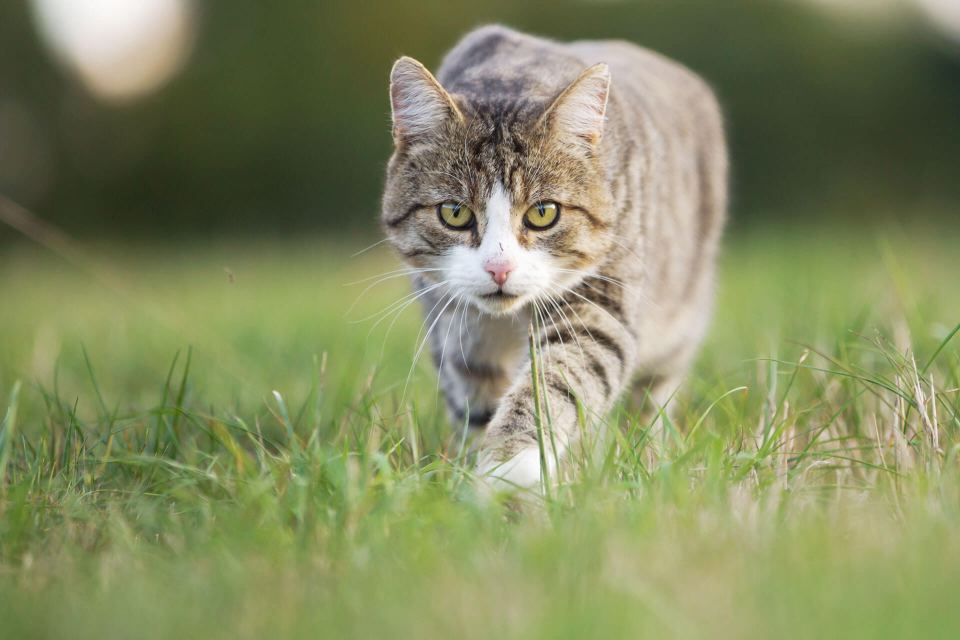
#> input picture L2/intro_numpy/data/cat.jpg, 1920 x 1280 px (shown at 1/2 size)
$ jupyter execute 08_esempio_SVD_troncata_di_un_immagine.ipynb
#> lines starting #> are read from the running program, lines starting #| are printed output that depends on the picture
[cell 1]
import numpy as np
import matplotlib.pyplot as plt
import PIL.Image as Image

[cell 2]
im = Image.open("./data/cat.jpg")
#> im is the input picture: PIL image 1920x1280 RGB; mean R, G, B 131.4, 137.9, 96.5
im = im.convert("L")
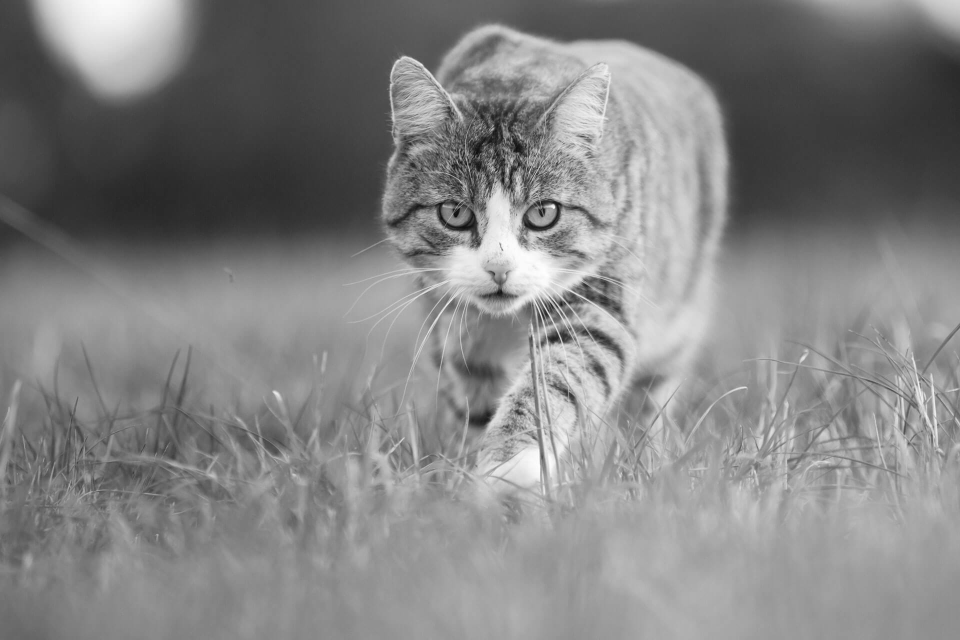
#> im: PIL image 1920x1280 L (shown at 1/2 size); min 1, max 255, mean 131.2

#im.save("prova.png","L")
X = np.reshape(np.matrix(im.getdata()), (im.size[1],im.size[0]))
print("X.shape =", X.shape)
#| X.shape = (1280, 1920)
plt.figure(1); plt.imshow(X,'gray')

[cell 3]
[U,S,V]=np.linalg.svd(X,full_matrices=0)
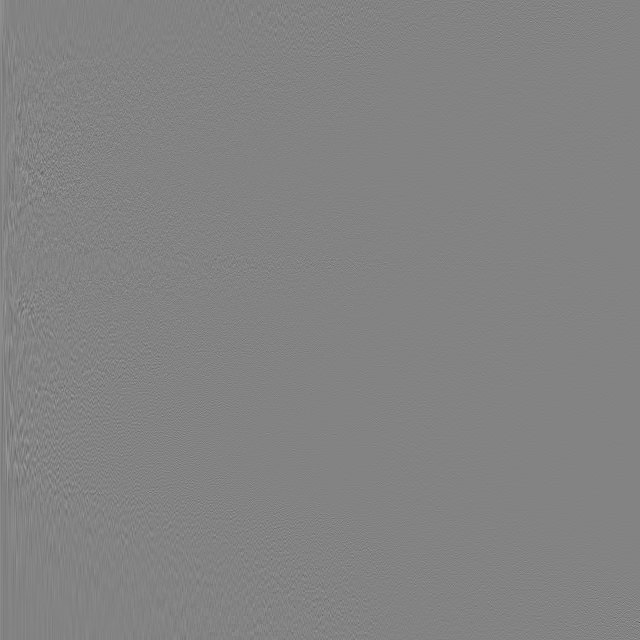
#> U: shape (1280, 1280) float64 (shown at 1/2 size); min -0.435, max 0.411, mean 2.42e-05; drawn with min black and max white
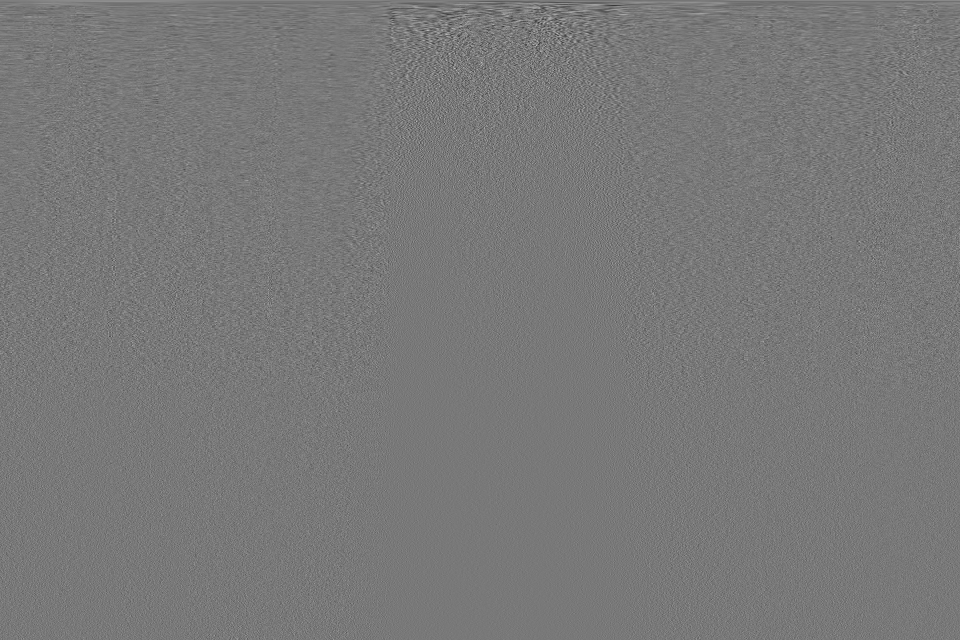
#> V: shape (1280, 1920) float64 (shown at 1/2 size); min -0.176, max 0.195, mean 1.87e-05; drawn with min black and max white
#> S = 1280 values, max 211571.8 at index 0, min 1.61 at index 1279, mean 470.6
S = np.diag(S)
i = 0
for k in [700, 200, 50, 30, 10]:
  i = i+1
  m = U.shape[0]; n = V.shape[1]
  plt.figure(i); plt.imshow(U[:,0:k]*S[0:k,0:k]*V[0:k,:],'gray')
  plt.title('fattore di compressione = 1 : ' + str(float(m*n)/float(m*k+k+k*n)))
  print('fattore di compressione = 1 : ', float(m*n)/float(m*k+k+k*n))
#> after the loop, i = 5
#endfor
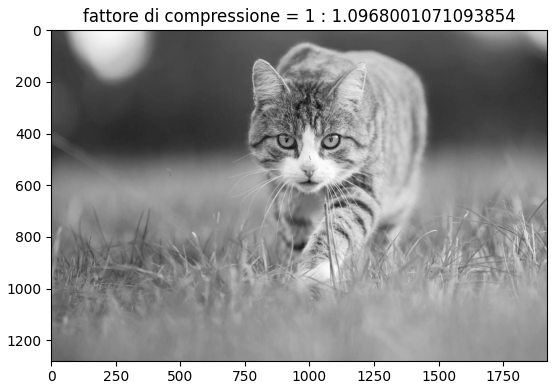
#> figure drawn by matplotlib, 1 panel
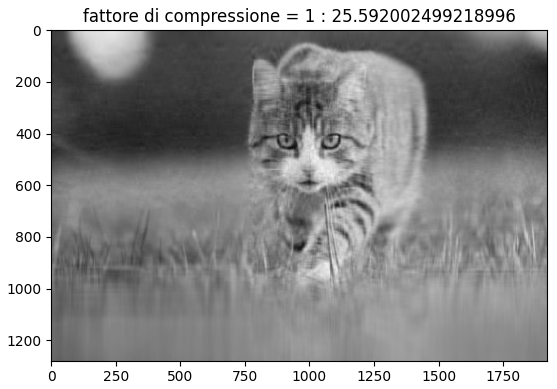
#> figure drawn by matplotlib, 1 panel
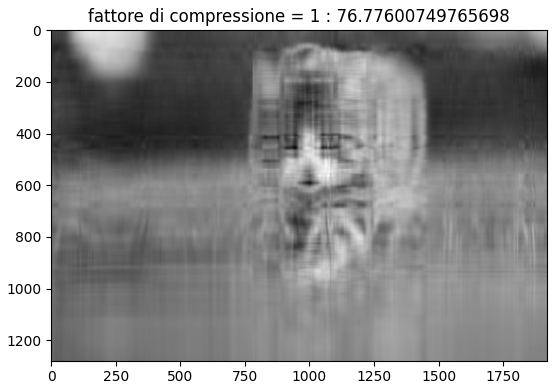
#> figure drawn by matplotlib, 1 panel

$ run again, with L2/intro_numpy/data/natalie_portman.jpg copied over L2/intro_numpy/data/cat.jpg
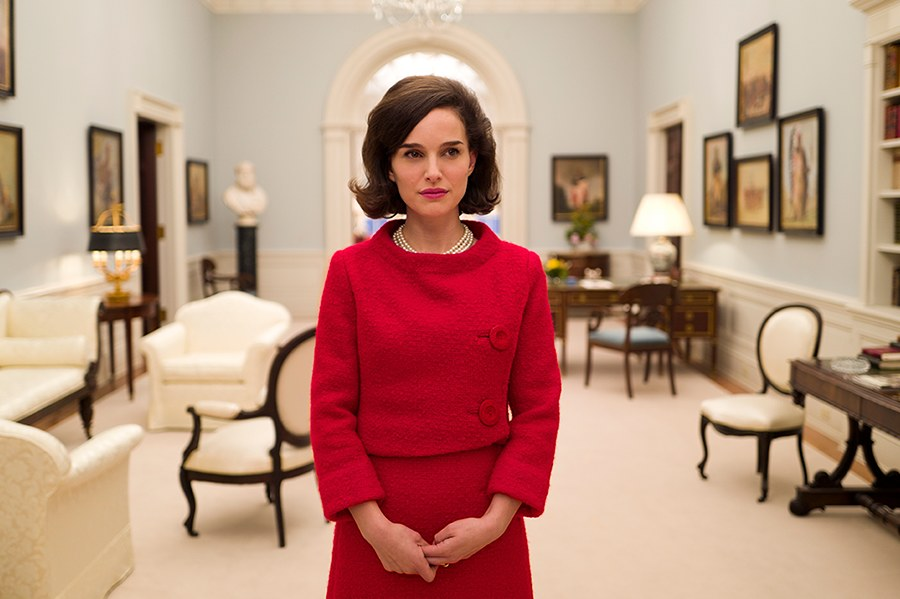
#> input picture L2/intro_numpy/data/natalie_portman.jpg, 900 x 599 px
#> im is the input picture: PIL image 900x599 RGB; mean R, G, B 185.9, 142.6, 125.2
#> im: PIL image 900x599 L
#| X.shape = (599, 900)
#> `[U,S,V]=np.linalg.svd(X,full_matrices=0)`:
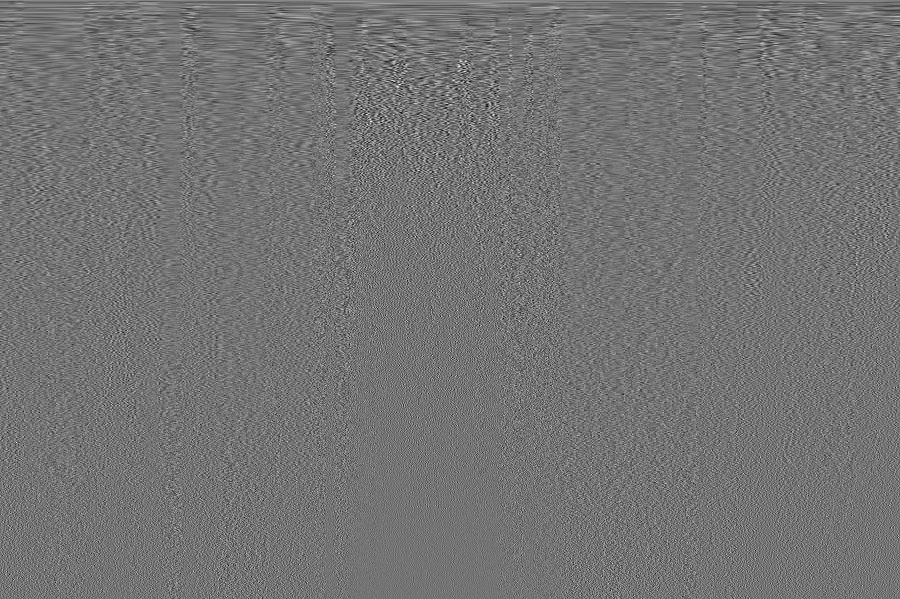
#> V: shape (599, 900) float64; min -0.213, max 0.255, mean 6.36e-05; drawn with min black and max white
#> `[U,S,V]=np.linalg.svd(X,full_matrices=0)`: S = 599 values, max 116296.7 at index 0, min 2.35 at index 598, mean 620.7
#> after the loop `for k in [700, 200, 50, 30, 10]:`: i = 5
#> `[cell 3] [U,S,V]=np.linalg.svd(X,full_matrices=0) S = np.diag(S) i = 0..`:
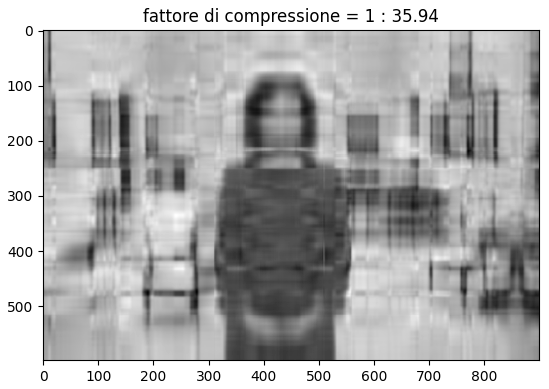
#> figure drawn by matplotlib, 1 panel
